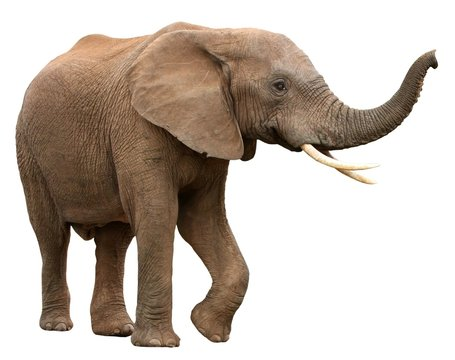
#> input picture fundamentals-of-digital-image-processing/elephant.jpg, 455 x 360 px
$ jupyter execute --allow-errors lab5.ipynb
#> lines starting #> are read from the running program, lines starting #| are printed output that depends on the picture
[cell 1]
import cv2 as cv
import numpy as np
import matplotlib.pyplot as plt
import IPython
import scipy

from PIL import Image

[cell 2]
def display_image(img_array, title="", vmin=0, vmax=1):
    plt.imshow(1 - img_array, cmap='gray')
    plt.title(title)
    plt.axis('off')
    plt.clim(1 - vmax, 1 - vmin)
    plt.show()

def display_image255(img_array, title="", vmin=0, vmax=255):
    plt.imshow(255 - img_array, cmap='gray')
    plt.title(title)
    plt.axis('off')
    plt.clim(255 - vmax, 255 - vmin)
    plt.show()

def resize_grayscale_image(image, scale_factor):
    image = image.astype(np.uint8)
    smaller_image = cv.resize(image, None, fx=1/scale_factor, fy=1/scale_factor, interpolation=cv.INTER_AREA)
    return smaller_image

## Initial grayscale image

[cell 3]
filename = 'elephant'
binary_image = 255 - cv.imread(f'{filename}.jpg', cv.IMREAD_GRAYSCALE)
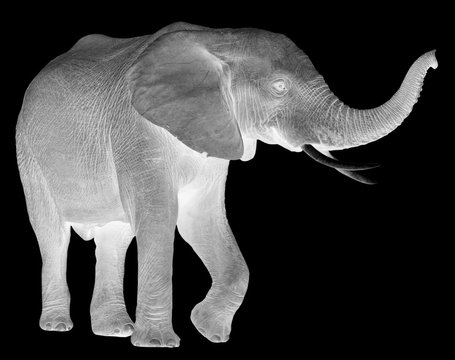
#> binary_image: shape (360, 455); min 0, max 255, mean 67
# display_image255(binary_image, 'elephant')
img_array = binary_image
scaled_image = resize_grayscale_image(img_array, scale_factor=4)
#> in resize_grayscale_image, `smaller_image = cv.resize(image, None, fx=1/scale_factor, fy=1/scale_f..`:
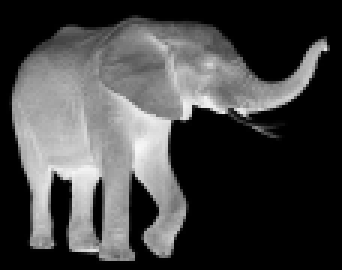
#> smaller_image: shape (90, 114) (shown 3 times larger); min 0, max 247, mean 66.8
display_image255(scaled_image)

$ run again, with fundamentals-of-digital-image-processing/circles.jpg copied over fundamentals-of-digital-image-processing/elephant.jpg
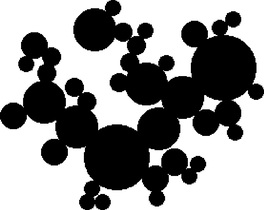
#> input picture fundamentals-of-digital-image-processing/circles.jpg, 264 x 210 px
#> `binary_image = 255 - cv.imread(f'{filename}.jpg', cv.IMREAD_GRAYSCALE)`:
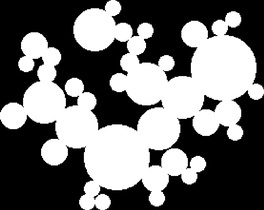
#> binary_image: shape (210, 264); min 0, max 255, mean 113
#> in resize_grayscale_image, `smaller_image = cv.resize(image, None, fx=1/scale_factor, fy=1/scale_f..`:
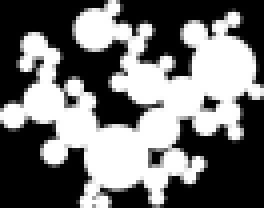
#> smaller_image: shape (52, 66) (shown 4 times larger); min 0, max 255, mean 113.9
